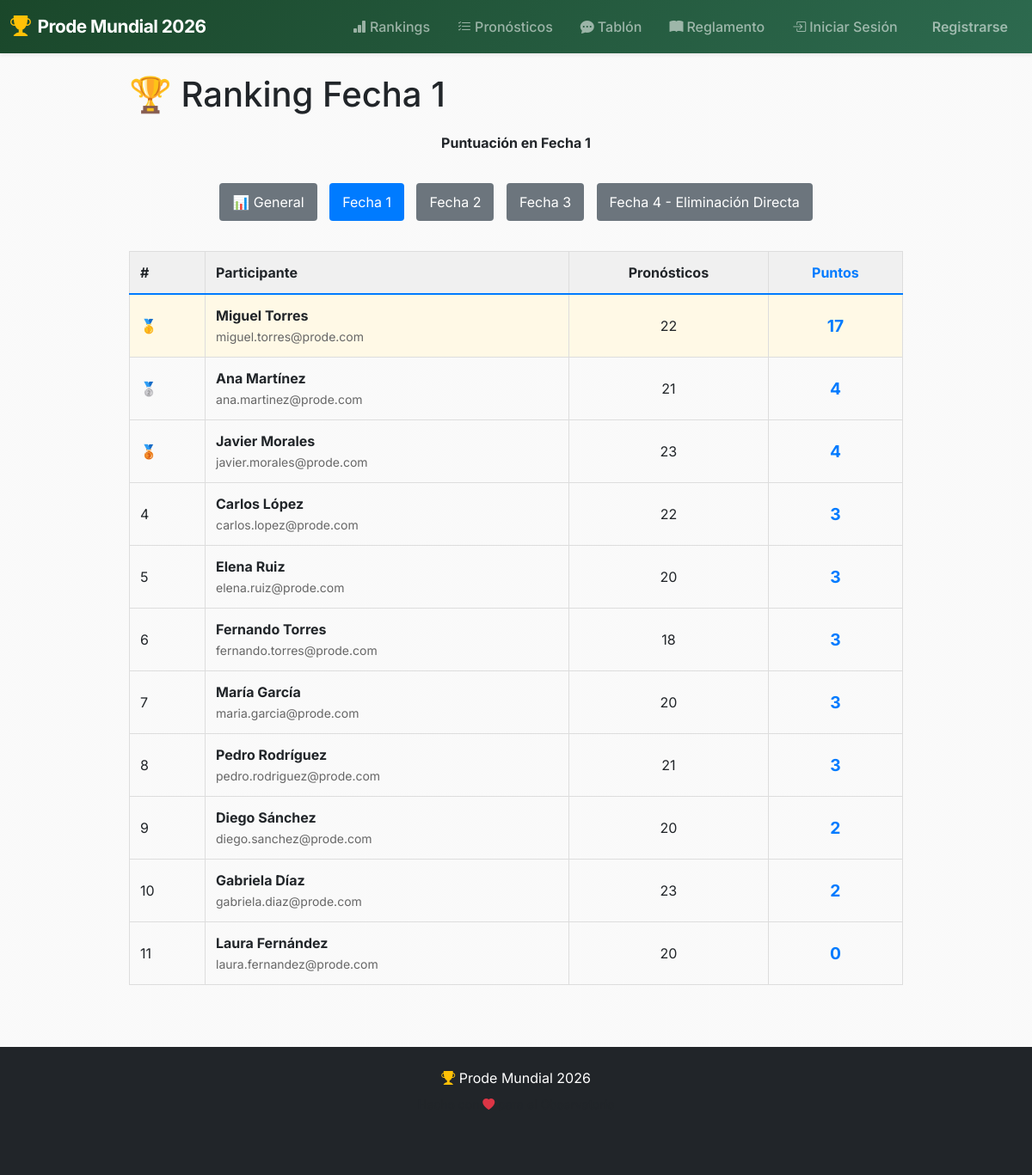
Page /rankings/phase/1 on the committed database.
### models.py (models this page shows, shortened)
class Phase(db.Model):
    __tablename__ = "phases"
    id = db.Column(db.Integer, primary_key=True)
    name = db.Column(db.String(50), nullable=False, unique=True)  # "Fecha 1", "Fecha 2", etc.
    order = db.Column(db.Integer, nullable=False)  # 1, 2, 3, 4
    matches = db.relationship('Match', backref='phase', lazy=True)

class User(db.Model, UserMixin):
    __tablename__ = "users"
    id = db.Column(db.Integer, primary_key=True)
    email = db.Column(db.String(120), unique=True, nullable=False)
    name = db.Column(db.String(80), nullable=False)
    password_hash = db.Column(db.String(256), nullable=True)
    is_admin = db.Column(db.Boolean, default=False)
    is_enabled = db.Column(db.Boolean, default=True)
    predictions = db.relationship('Prediction', backref='user', lazy=True)

### main/routes.py (the view)
@main_bp.route('/rankings/phase/<int:phase_id>')
def rankings_by_phase(phase_id):
    phase = Phase.query.get_or_404(phase_id)
    user_stats = db.session.query(
        User.id,
        User.name,
        User.email,
        func.count(Prediction.id).label('total_predictions'),
        func.sum(Prediction.points_awarded).label('total_points')
    ).join(Prediction, User.id == Prediction.user_id)\
     .join(Match, Prediction.match_id == Match.id)\
     .filter(Match.phase_id == phase_id, User.is_admin == False)\
     .group_by(User.id)\
     .order_by(func.coalesce(func.sum(Prediction.points_awarded), 0).desc(), User.name)\
     .all()
    phases = Phase.query.order_by(Phase.order).all()
    return render_template('main/rankings_phase.html',
                         phase=phase,
                         user_stats=user_stats,
                         phases=phases)

### app.py (called while the page is built)
@app.context_processor
def inject_user():
    return {'current_user': current_user}

### templates/main/rankings_phase.html (shortened to what this page needs)
{% extends "base.html" %}
{% block content %}
<div style="max-width: 900px; margin: 0 auto;">
    <h1>🏆 Ranking {{ phase.name }}</h1>
    <p style="margin: 20px 0; text-align: center;">
        <strong>Puntuación en {{ phase.name }}</strong>
    </p>
    <div style="margin: 30px 0; text-align: center;">
        <a href="{{ url_for('main.rankings') }}" style="display: inline-block; padding: 10px 15px; background-color: #6c757d; color: white; text-decoration: none; border-radius: 4px; margin: 5px;">
            📊 General
        </a>
        {% for p in phases %}
            <a href="{{ url_for('main.rankings_by_phase', phase_id=p.id) }}" style="display: inline-block; padding: 10px 15px; {% if p.id == phase.id %}background-color: #007bff;{% else %}background-color: #6c757d;{% endif %} color: white; text-decoration: none; border-radius: 4px; margin: 5px;">
                {{ p.name }}
            </a>
        {% endfor %}
    </div>
    {% if user_stats %}
        <table style="width: 100%; border-collapse: collapse; margin-top: 20px;">
            <thead>
                <tr style="background-color: #f0f0f0; border-bottom: 2px solid #007bff;">
                    <th style="padding: 12px; text-align: left; border: 1px solid #ddd;">#</th>
                    <th style="padding: 12px; text-align: left; border: 1px solid #ddd;">Participante</th>
                    <th style="padding: 12px; text-align: center; border: 1px solid #ddd;">Pronósticos</th>
                    <th style="padding: 12px; text-align: center; border: 1px solid #ddd; color: #007bff; font-weight: bold;">Puntos</th>
                </tr>
            </thead>
            <tbody>
                {% for stat in user_stats %}
                    <tr style="border-bottom: 1px solid #ddd; {% if loop.index == 1 %}background-color: #fff9e6;{% endif %}">
                        <td style="padding: 12px; border: 1px solid #ddd;">
                            {% if loop.index == 1 %}🥇{% elif loop.index == 2 %}🥈{% elif loop.index == 3 %}🥉{% else %}{{ loop.index }}{% endif %}
                        </td>
                        <td style="padding: 12px; border: 1px solid #ddd;">
                            <strong>{{ stat.name }}</strong>
                            <br>
                            <small style="color: #666;">{{ stat.email }}</small>
                        </td>
                        <td style="padding: 12px; border: 1px solid #ddd; text-align: center;">
                            {{ stat.total_predictions or 0 }}
                        </td>
                        <td style="padding: 12px; border: 1px solid #ddd; text-align: center; font-weight: bold; color: #007bff; font-size: 1.2em;">
                            {{ stat.total_points or 0 }}
                        </td>
                    </tr>
                {% endfor %}
            </tbody>
        </table>
    {% else %}
        <p style="text-align: center; color: #666; margin-top: 30px;">
            No hay datos de ranking disponibles para esta fecha
        </p>
    {% endif %}
</div>
{% endblock %}

### static/css/site.css (style rules this page uses)
:root { --primary-color: #1a472a; --secondary-color: #ffd700; --accent-color: #e63946; --dark-color: #212529; --light-color: #f8f9fa; --gradient-primary: linear-gradient(135deg, #1a472a 0%, #2d6a4f 100%); --gradient-hero: linear-gradient(135deg, #667eea 0%, #764ba2 100%); --gradient-gold: linear-gradient(135deg, #ffd700 0%, #ffed4e 100%); }
* { box-sizing: border-box; }
body { margin: 0; font-family: 'Inter', -apple-system, BlinkMacSystemFont, "Segoe UI", Roboto, sans-serif; background: linear-gradient(rgba(245, 245, 245, 0.55), rgba(245, 245, 245, 0.55)), url('../images/backgrounds/foto2.jpg'); background-size: cover; background-position: center; background-attachment: fixed; background-repeat: no-repeat; color: #212529; min-height: 100vh; display: flex; flex-direction: column; }
h1, h2, h3 { color: var(--text); }

### rows in the picture
Phase: name "Fecha 1"
Phase: name "Fecha 2"
Phase: name "Fecha 3"
Phase: name "Fecha 4 - Eliminación Directa"
User: name "Miguel Torres", email "miguel.torres@prode.com", total_predictions "22", total_points "17"
User: name "Ana Martínez", email "ana.martinez@prode.com", total_predictions "21", total_points "4"
User: name "Javier Morales", email "javier.morales@prode.com", total_predictions "23", total_points "4"
User: name "Carlos López", email "carlos.lopez@prode.com", total_predictions "22", id "3"
User: name "Elena Ruiz", email "elena.ruiz@prode.com", total_predictions "20", total_points "3"
User: name "Fernando Torres", email "fernando.torres@prode.com", total_predictions "18", total_points "3"
User: name "María García", email "maria.garcia@prode.com", total_predictions "20", total_points "3"
User: name "Pedro Rodríguez", email "pedro.rodriguez@prode.com", total_predictions "21", total_points "3"
User: name "Diego Sánchez", email "diego.sanchez@prode.com", total_predictions "20", total_points "2"
User: name "Gabriela Díaz", email "gabriela.diaz@prode.com", total_predictions "23", total_points "2"
User: name "Laura Fernández", email "laura.fernandez@prode.com", total_predictions "20", is_admin "0"
